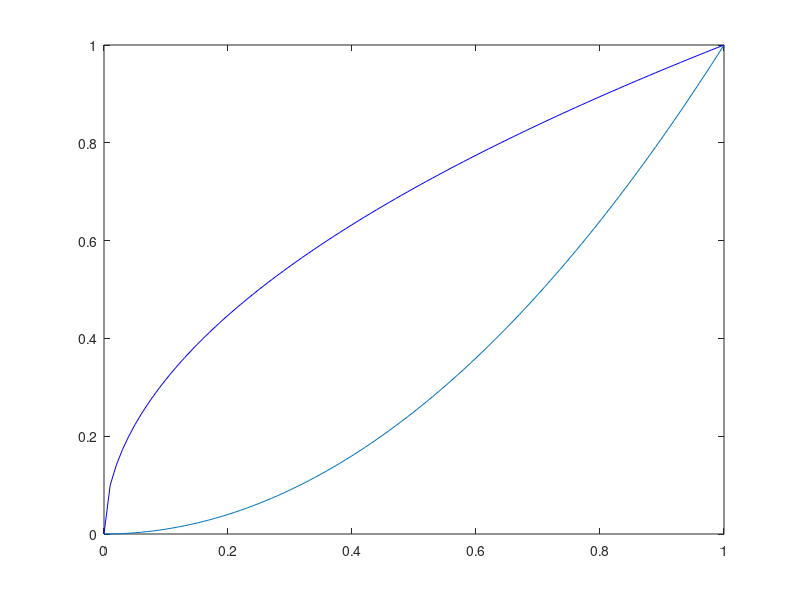

Write MATLAB code to recreate this figure.
%%%integral by Yoha%%%%'
clc,clear all
x = 0:0.01:1;
y = x.^2;
y2 = sqrt(x);
dx = 0.001;
plot(x,y,'-',x,y2,'b');

format long
s1 = sum(dx*y);
s2 = sum(dx*y2);

s = s2-s1
